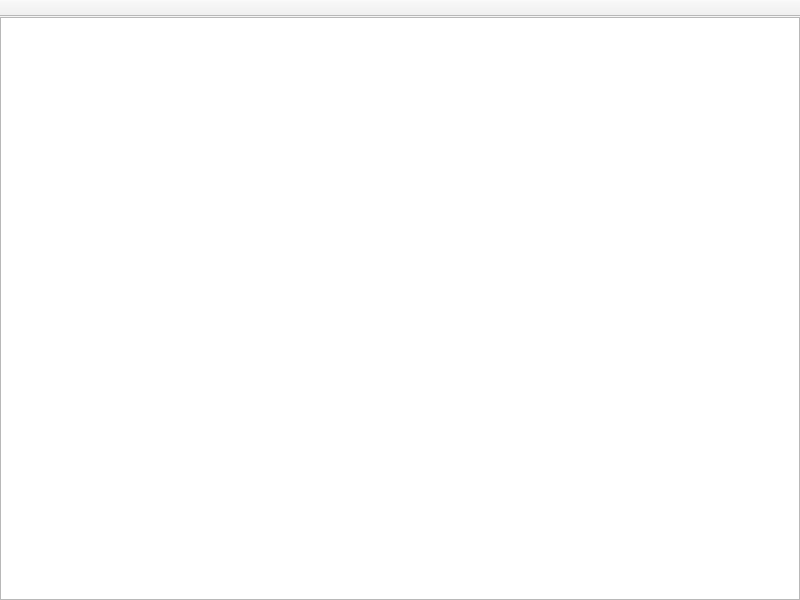
<?xml version="1.0" encoding="UTF-8"?>
<ui version="4.0">
 <class>LogWindow</class>
 <widget class="QMainWindow" name="LogWindow">
  <property name="geometry">
   <rect>
    <x>0</x>
    <y>0</y>
    <width>800</width>
    <height>600</height>
   </rect>
  </property>
  <property name="windowTitle">
   <string>MainWindow</string>
  </property>
  <widget class="QWidget" name="centralwidget">
   <layout class="QGridLayout" name="gridLayout_2">
    <property name="leftMargin">
     <number>0</number>
    </property>
    <property name="topMargin">
     <number>0</number>
    </property>
    <property name="rightMargin">
     <number>0</number>
    </property>
    <property name="bottomMargin">
     <number>0</number>
    </property>
    <item row="0" column="0">
     <widget class="HxTableView" name="tbvLogs">
      <attribute name="verticalHeaderMinimumSectionSize">
       <number>22</number>
      </attribute>
      <attribute name="verticalHeaderDefaultSectionSize">
       <number>24</number>
      </attribute>
     </widget>
    </item>
   </layout>
  </widget>
  <widget class="QToolBar" name="toolBar">
   <property name="windowTitle">
    <string>toolBar</string>
   </property>
   <property name="movable">
    <bool>false</bool>
   </property>
   <property name="toolButtonStyle">
    <enum>Qt::ToolButtonStyle::ToolButtonTextBesideIcon</enum>
   </property>
   <attribute name="toolBarArea">
    <enum>TopToolBarArea</enum>
   </attribute>
   <attribute name="toolBarBreak">
    <bool>false</bool>
   </attribute>
  </widget>
  <action name="actionSearch">
   <property name="icon">
    <iconset resource="../Assets/Icons/icons.qrc">
     <normaloff>:/reset_48px.png</normaloff>:/reset_48px.png</iconset>
   </property>
   <property name="text">
    <string>Tìm</string>
   </property>
   <property name="menuRole">
    <enum>QAction::MenuRole::NoRole</enum>
   </property>
  </action>
  <action name="actionExport">
   <property name="icon">
    <iconset resource="../Assets/Icons/icons.qrc">
     <normaloff>:/microsoft_excel_2019_48px.png</normaloff>:/microsoft_excel_2019_48px.png</iconset>
   </property>
   <property name="text">
    <string>Xuất</string>
   </property>
   <property name="menuRole">
    <enum>QAction::MenuRole::NoRole</enum>
   </property>
  </action>
 </widget>
 <customwidgets>
  <customwidget>
   <class>HxTableView</class>
   <extends>QTableView</extends>
   <header>HxTableView.h</header>
  </customwidget>
 </customwidgets>
 <resources>
  <include location="../Assets/Icons/icons.qrc"/>
 </resources>
 <connections/>
</ui>
